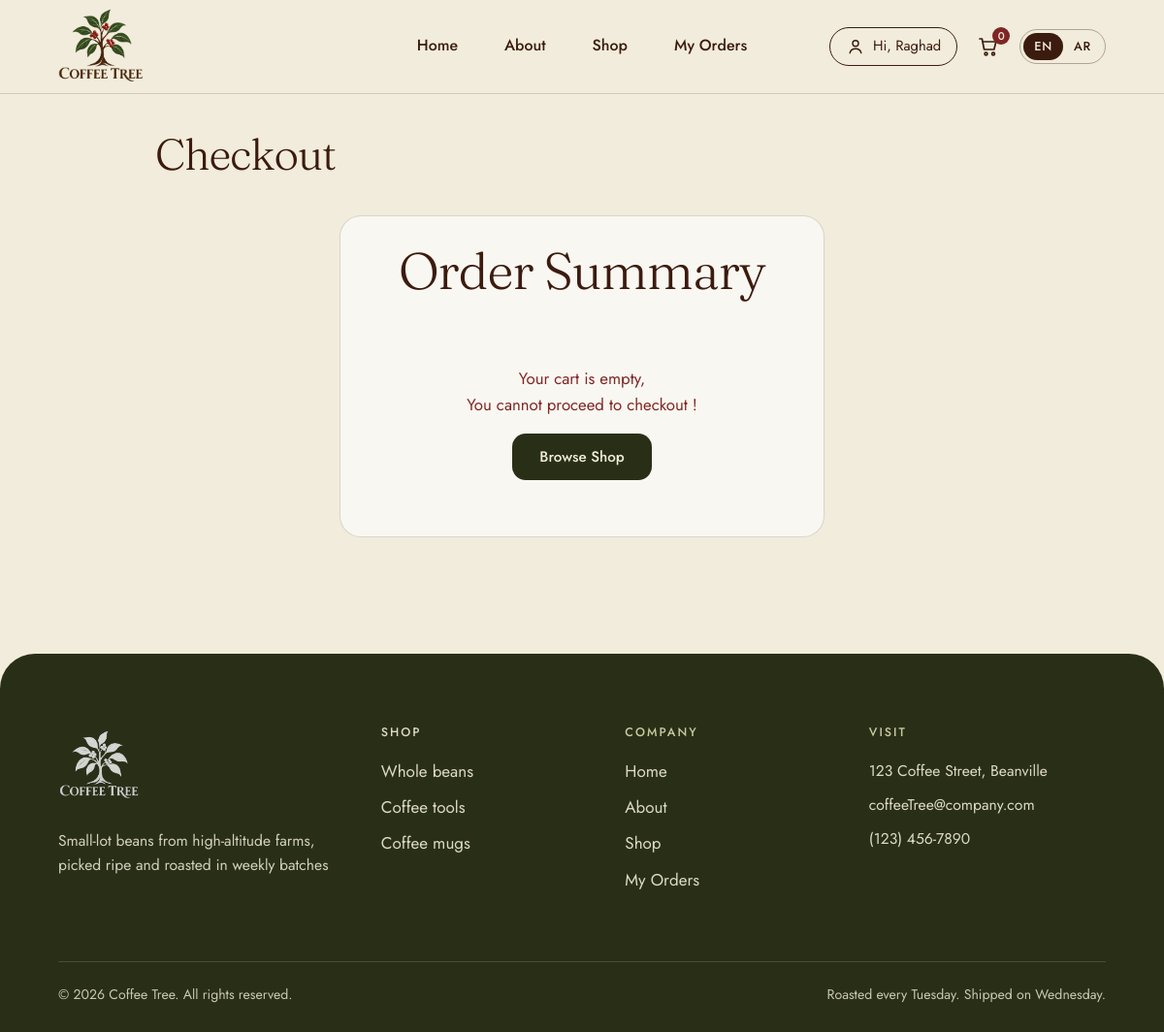
Before: /orders/checkout (signed in) with the older database file.
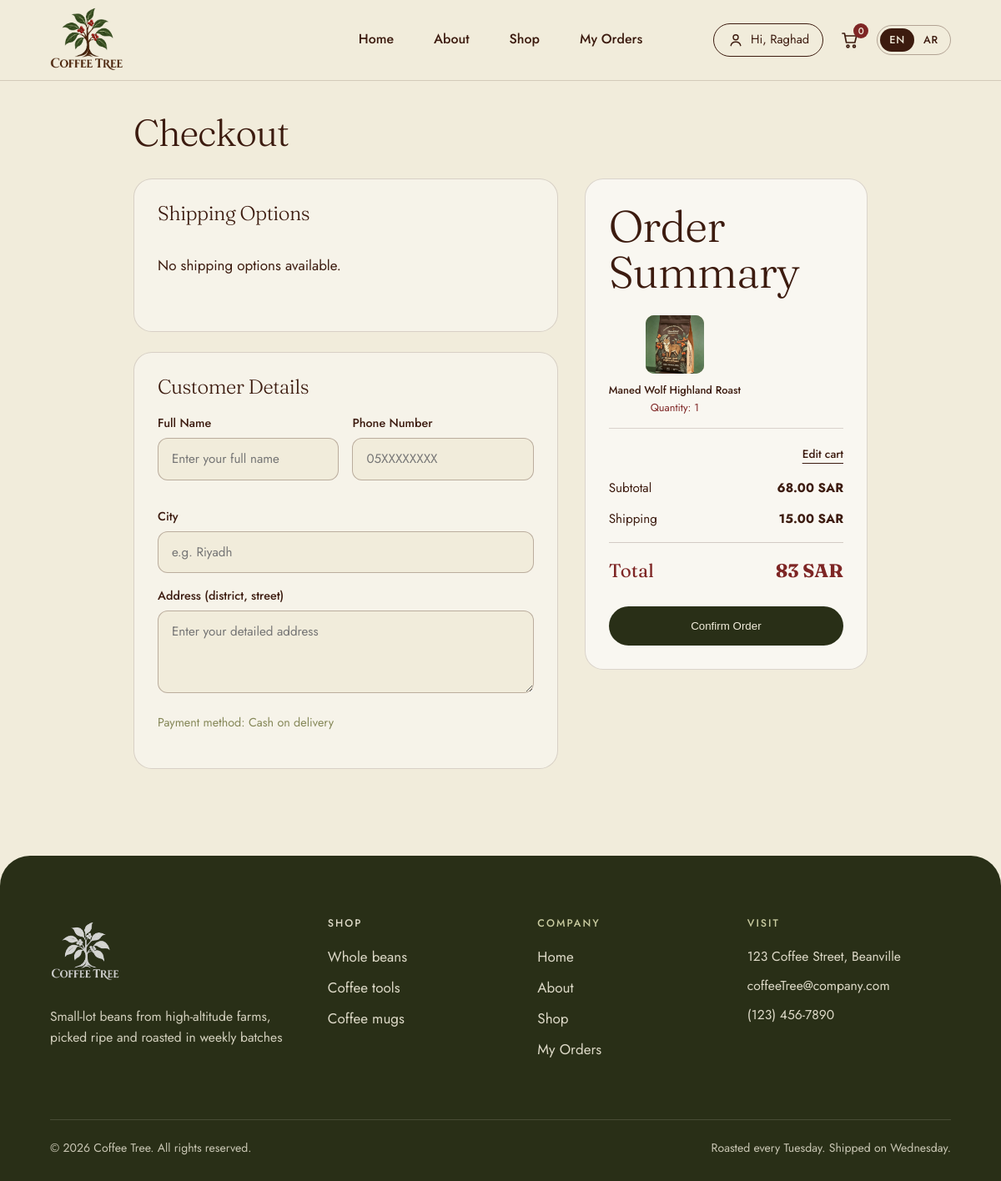
After: the same page with the newer database file.
### cart/models.py (models this page shows, shortened)
class CartItem(models.Model):
    cart = models.ForeignKey(Cart, on_delete=models.CASCADE, related_name='items')
    product = models.ForeignKey(Product, on_delete=models.CASCADE)
    quantity = models.PositiveIntegerField(default=1)
    class Meta:
        unique_together = ('cart', 'product')

### products/models.py (models this page shows, shortened)
class Product(models.Model):
    name= models.CharField(max_length=200)
    description= models.TextField()
    price = models.DecimalField(max_digits=8, decimal_places=2)
    image_name = models.CharField(max_length=100, blank=True)
    stock = models.PositiveIntegerField(default=0)
    category = models.ForeignKey(Category, on_delete=models.CASCADE, related_name='products')
    is_available = models.BooleanField(default=True)
    is_featured = models.BooleanField(default=False)

### orders/views.py (the view, shortened to what this page needs)
# urls.py: path('checkout', views.checkout_view , name='checkout')
def checkout_view(request):
    if not request.user.is_authenticated:
        return redirect('login')
    user = request.user
    if  not user:
        return redirect('cart')
    cart, created = Cart.objects.get_or_create(user=user)
    cart_items = cart.items.all()
    total_price = sum(item.product.price * item.quantity for item in cart_items)
    shipping_companies = ShippingCompany.objects.all()
    context = {
        'cart_items': cart_items,
        'total_price': total_price,
        'shipping_companies': shipping_companies,
    }
    return render(request, 'Checkout.html', context)

### templates/Checkout.html (shortened to what the changed rows need)
{% load static %}
{% load i18n %}
{% get_current_language as LANGUAGE_CODE %}
{% get_current_language_bidi as IS_RTL %}
<!DOCTYPE html>
<html lang="{{ LANGUAGE_CODE }}" dir="{% if IS_RTL %}rtl{% else %}ltr{% endif %}">
<head>
  <link rel="stylesheet" href="{% static 'css/style.css' %}">
  <link rel="stylesheet" href="{% static 'css/cart.css' %}">
  <link rel="stylesheet" href="{% static 'css/checkout.css' %}">
  <link rel="stylesheet" href="{% static 'css/rtl.css' %}">
</head>
<body>
    <main class="checkout-page">
        <h1 class="cart-title" style="margin-bottom: 32px; text-align: start; padding: 0;">{% trans "Checkout" %}</h1>
        {% if cart_items %}
        <form method="POST" action="{% url 'checkout' %}">
            <div class="checkout-grid">
                <div>
                    <div class="checkout-box">
                        <h2>{% trans "Shipping Options" %}</h2>
                        <div class="shipping-options">
                            {% for company in shipping_companies %}
                            <label class="shipping-option">
                                <div style="display: flex; align-items: center; gap: 12px;">
                                    <input type="radio" name="shipping" value="{{ company.id }}"
                                        data-price="{{ company.price }}" {% if forloop.first%}checked{% endif %}>
                                    <span><strong>{{ company.name }}</strong> <br><small>{% blocktrans count counter=company.delivery_days %}{{ counter }} day{% plural %}{{ counter }} days{% endblocktrans %}</small></span>
                                </div>
                                <strong>{{ company.price }} {% trans "SAR" %}</strong>
                            </label>
                            {% empty %}
                            <p>{% trans "No shipping options available." %}</p>
                            {% endfor %}
                        </div>
                    </div>
                    <div class="checkout-box">
                        <h2>{% trans "Customer Details" %}</h2>
                        <div class="form-row">
                            <div class="form-group">
                                <label for="fullname">{% trans "Full Name" %}</label>
                                <input type="text" id="fullname" name="fullname" placeholder="{% trans 'Enter your full name' %}"
                                    required>
                            </div>
                            <div class="form-group">
                                <label for="phone">{% trans "Phone Number" %}</label>
                                <input type="tel" id="phone" name="phone" placeholder="05XXXXXXXX" required>
                            </div>
                        </div>
                        <div class="form-group">
                            <label for="city">{% trans "City" %}</label>
                            <input type="text" id="city" name="city" placeholder="{% trans 'e.g. Riyadh' %}" required>
                        </div>
                        <div class="form-group">
                            <label for="address">{% trans "Address (district, street)" %}</label>
                            <textarea id="address" name="address" rows="3" placeholder="{% trans 'Enter your detailed address' %}"
                                required></textarea>
                        </div>
                        <p style="font-size: 0.9rem; color: var(--leaf); margin-top: 12px;">{% trans "Payment method: Cash on delivery" %}</p>
                    </div>
                </div>
                <div class="checkout-summary-box">
                    <h2>{% trans "Order Summary" %}</h2>
                    <div class="summary-items">
                        {% for item in cart_items %}
                        <div class="summary-item-card">
                            <img src="{% static 'image/' %}{{ item.product.image_name|default:'c1.jpg' }}"
                                alt="{{ item.product.name }}">
                            <div
                                style="font-weight: 500; white-space: nowrap; overflow: hidden; text-overflow: ellipsis;">
                                {{ item.product.name }}</div>
                            <div style="color: var(--bow);">{% blocktrans with q=item.quantity %}Quantity: {{ q }}{% endblocktrans %}</div>
                        </div>
                        {% endfor %}
                    </div>
                    <div style="text-align: end; margin-bottom: 16px;">
                        <a href="{% url 'cart' %}" class="link" style="font-size: 0.85rem;">{% trans "Edit cart" %}</a>
                    </div>
                    <div class="summary-row">
                        <span>{% trans "Subtotal" %}</span>
                        <strong id="subtotal-price" data-subtotal="{{ total_price }}">{{ total_price|default:0.00 }} {% trans "SAR" %}</strong>
                    </div>
                    <div class="summary-row">
                        <span>{% trans "Shipping" %}</span>
                        <strong id="shipping-cost">15.00 {% trans "SAR" %}</strong>
                    </div>
                    <div class="summary-total">
                        <span>{% trans "Total" %}</span>
                        <strong id="final-total">{{ total_price|add:15 }} {% trans "SAR" %}</strong>
                    </div>
                    <button type="submit" class="submit-order-btn">{% trans "Confirm Order" %}</button>
                </div>
            </div>
        </form>
        {% else %}
        <div class="checkout-summary-box" style="max-width: 500px; margin: 40px auto; text-align: center;">
            <h2>{% trans "Order Summary" %}</h2>
            <div style="text-align: center; padding: 30px 0;">
                <p style="margin-bottom: 16px; color: var(--bow); font-size: 1.05rem;">
                </p>
                <a href="{% url 'shop' %}" class="btn"
                    style="display: inline-block; padding: 12px 28px; font-size: 0.95rem; text-decoration: none;">{% trans "Browse Shop" %}</a>
            </div>
        </div>
        {% endif %}
    </main>
</body>
</html>

Changed rows visible on the page:
added CartItem: product.image_name (picture), product.name "Maned Wolf Highland Roast"
Other visible differences:
{{ total_price|default:0.00 }}: (not shown) → "68.00"
{{ total_price|add:15 }}: (not shown) → "83"
text no longer shown: "Your cart is empty, You cannot proceed to checkout ! Browse Shop"
text now shown: "Shipping Options No shipping options available. Customer Details Full Name Phone Number City Address (district, street) Payment method: Cash on delivery Edit cart Subtotal SAR Shipping 15.00 SAR Total SAR Confirm Order"
